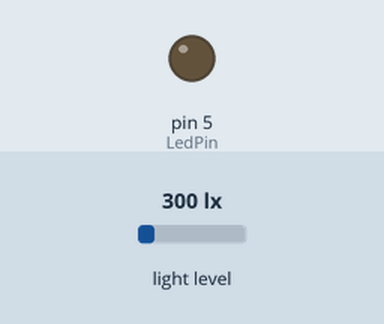
The sketch below on a simulated Arduino Uno, built with avr-gcc and run on an emulated ATmega328P. Shown: output pins drawn as LEDs (lit = HIGH). The inputs (shaded band) are chosen by the test bench; at power-on: light level 300 lx. What the sketch prints to the serial monitor is not drawn.

Above: at 1.2 s.
1.3 s: light level set to 107 lx
4.3 s: light level set to 90 lx
At 5.2 s:
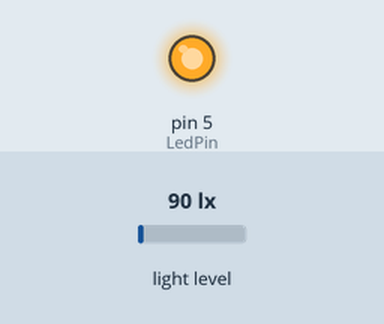
Timing chart, 0 to 7.3 s (numbered marks = the images above; inputs shaded):
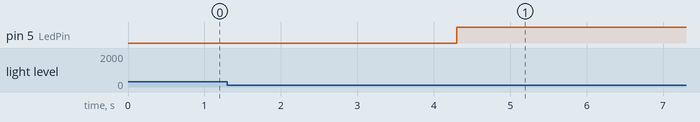

Measured:
- the behaviour switches between 101 and 100 lx on light level (found by bisection; images 0 and 1)
- after the input at 4.3 s, pin 5 (LedPin): LOW → HIGH at once

The sketch:

13_Light_Sensor.ino
```cpp
/*******************Light Sensor*******************/
#include <BH1750.h>            // Include BH1750 light sensor library
BH1750 lightMeter(0x5c);      // Create sensor object with I2C address 0x5c

float lux;                    // Stores measured light intensity in lux
int LedPin = 5;              // LED control pin (PWM capable)

void setup() {
  // Initialize serial communication for debugging
  Serial.begin(115200);

  // Initialize I2C communication (required for BH1750)
  Wire.begin();

  // Initialize BH1750 sensor in continuous high-resolution mode (1 lux precision)
  lightMeter.begin(BH1750::CONTINUOUS_HIGH_RES_MODE, 0x5c, &Wire);
  // Configure LED pin as output
  pinMode(LedPin, OUTPUT);
}

void loop() {
  // Check if light measurement is ready (blocking wait if true)
    lux = lightMeter.readLightLevel();  // Read light level in lux
    Serial.print("[-] Light: [");
    Serial.print(lux);
    Serial.println("] lx");             // Print light level to serial monitor

  if (lux <= 100)
    digitalWrite(LedPin, HIGH);
  else
    digitalWrite(LedPin, LOW);
}
```
